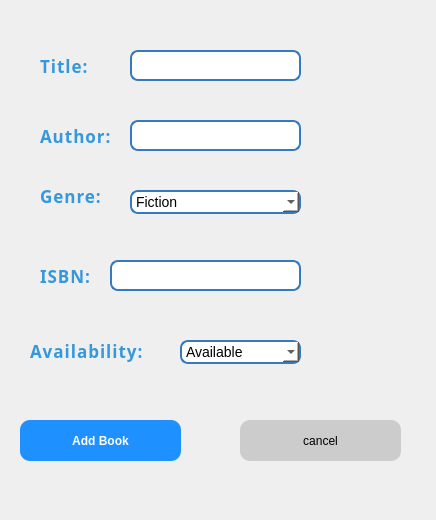
<?xml version="1.0" encoding="UTF-8"?>
<ui version="4.0">
 <class>AddBookPage</class>
 <widget class="QDialog" name="AddBookPage">
  <property name="geometry">
   <rect>
    <x>0</x>
    <y>0</y>
    <width>436</width>
    <height>520</height>
   </rect>
  </property>
  <property name="windowTitle">
   <string>Add Book</string>
  </property>
  <property name="windowIcon">
   <iconset resource="resources.qrc">
    <normaloff>:/new/login/.qtcreator/add.svg</normaloff>:/new/login/.qtcreator/add.svg</iconset>
  </property>
  <widget class="QLabel" name="Title">
   <property name="geometry">
    <rect>
     <x>40</x>
     <y>50</y>
     <width>61</width>
     <height>31</height>
    </rect>
   </property>
   <property name="font">
    <font>
     <family>Segoe Script</family>
     <pointsize>-1</pointsize>
     <bold>true</bold>
    </font>
   </property>
   <property name="styleSheet">
    <string notr="true">QLabel {
font-size: 17px;
    font-weight: bold;
    color: #3498DB;
    letter-spacing: 1px;
}
</string>
   </property>
   <property name="text">
    <string>Title:</string>
   </property>
  </widget>
  <widget class="QLineEdit" name="TitleInput">
   <property name="geometry">
    <rect>
     <x>130</x>
     <y>50</y>
     <width>171</width>
     <height>31</height>
    </rect>
   </property>
   <property name="styleSheet">
    <string notr="true">QLineEdit {
    border: 2px solid #357ABD;
    border-radius: 8px;
    padding: 6px;
    font-size: 14px;
    background: #ffffff;
}

QLineEdit:focus {
    border: 2px solid #1E90FF;
    background: #f2f9ff;
}
</string>
   </property>
  </widget>
  <widget class="QLineEdit" name="AuthorInput">
   <property name="geometry">
    <rect>
     <x>130</x>
     <y>120</y>
     <width>171</width>
     <height>31</height>
    </rect>
   </property>
   <property name="styleSheet">
    <string notr="true">QLineEdit {
    border: 2px solid #357ABD;
    border-radius: 8px;
    padding: 6px;
    font-size: 14px;
    background: #ffffff;
}

QLineEdit:focus {
    border: 2px solid #1E90FF;
    background: #f2f9ff;
}
</string>
   </property>
  </widget>
  <widget class="QLineEdit" name="ISBNInput">
   <property name="geometry">
    <rect>
     <x>110</x>
     <y>260</y>
     <width>191</width>
     <height>31</height>
    </rect>
   </property>
   <property name="styleSheet">
    <string notr="true">QLineEdit {
    border: 2px solid #357ABD;
    border-radius: 8px;
    padding: 6px;
    font-size: 14px;
    background: #ffffff;
}

QLineEdit:focus {
    border: 2px solid #1E90FF;
    background: #f2f9ff;
}
</string>
   </property>
  </widget>
  <widget class="QLabel" name="Author">
   <property name="geometry">
    <rect>
     <x>40</x>
     <y>120</y>
     <width>101</width>
     <height>31</height>
    </rect>
   </property>
   <property name="font">
    <font>
     <family>Segoe Script</family>
     <pointsize>-1</pointsize>
     <bold>true</bold>
    </font>
   </property>
   <property name="styleSheet">
    <string notr="true">QLabel {
font-size: 17px;
    font-weight: bold;
    color: #3498DB;
    letter-spacing: 1px;
}
</string>
   </property>
   <property name="text">
    <string>Author:</string>
   </property>
  </widget>
  <widget class="QLabel" name="Genre">
   <property name="geometry">
    <rect>
     <x>40</x>
     <y>180</y>
     <width>61</width>
     <height>31</height>
    </rect>
   </property>
   <property name="font">
    <font>
     <family>Segoe Script</family>
     <pointsize>-1</pointsize>
     <bold>true</bold>
    </font>
   </property>
   <property name="styleSheet">
    <string notr="true">QLabel {
font-size: 17px;
    font-weight: bold;
    color: #3498DB;
    letter-spacing: 1px;
}
</string>
   </property>
   <property name="text">
    <string>Genre:</string>
   </property>
  </widget>
  <widget class="QLabel" name="ISBN">
   <property name="geometry">
    <rect>
     <x>40</x>
     <y>260</y>
     <width>101</width>
     <height>31</height>
    </rect>
   </property>
   <property name="font">
    <font>
     <family>Segoe Script</family>
     <pointsize>-1</pointsize>
     <bold>true</bold>
    </font>
   </property>
   <property name="styleSheet">
    <string notr="true">QLabel {
font-size: 17px;
    font-weight: bold;
    color: #3498DB;
    letter-spacing: 1px;
}
</string>
   </property>
   <property name="text">
    <string>ISBN:</string>
   </property>
  </widget>
  <widget class="QLabel" name="ISBN_2">
   <property name="geometry">
    <rect>
     <x>30</x>
     <y>330</y>
     <width>161</width>
     <height>41</height>
    </rect>
   </property>
   <property name="font">
    <font>
     <family>Segoe Script</family>
     <pointsize>-1</pointsize>
     <bold>true</bold>
    </font>
   </property>
   <property name="styleSheet">
    <string notr="true">QLabel {
font-size: 17px;
    font-weight: bold;
    color: #3498DB;
    letter-spacing: 1px;
}
</string>
   </property>
   <property name="text">
    <string>Availability:</string>
   </property>
  </widget>
  <widget class="QComboBox" name="Generbox">
   <property name="geometry">
    <rect>
     <x>130</x>
     <y>190</y>
     <width>171</width>
     <height>24</height>
    </rect>
   </property>
   <property name="styleSheet">
    <string notr="true">QComboBox {
    border: 2px solid #357ABD;
    border-radius: 8px;
    padding: 4px;
    font-size: 14px;
    background: #ffffff;
}

QComboBox:hover {
    border: 2px solid #1E90FF;
}
</string>
   </property>
   <item>
    <property name="text">
     <string>Fiction</string>
    </property>
   </item>
   <item>
    <property name="text">
     <string>Non-Fiction</string>
    </property>
   </item>
   <item>
    <property name="text">
     <string>Novel</string>
    </property>
   </item>
   <item>
    <property name="text">
     <string>Science</string>
    </property>
   </item>
   <item>
    <property name="text">
     <string>Fantasy</string>
    </property>
   </item>
   <item>
    <property name="text">
     <string>Dystopian</string>
    </property>
   </item>
   <item>
    <property name="text">
     <string>Classic</string>
    </property>
   </item>
   <item>
    <property name="text">
     <string>Self Help</string>
    </property>
   </item>
   <item>
    <property name="text">
     <string>Finance</string>
    </property>
   </item>
   <item>
    <property name="text">
     <string>Other</string>
    </property>
   </item>
  </widget>
  <widget class="QComboBox" name="Avalibiltybox">
   <property name="geometry">
    <rect>
     <x>180</x>
     <y>340</y>
     <width>121</width>
     <height>24</height>
    </rect>
   </property>
   <property name="styleSheet">
    <string notr="true">QComboBox {
    border: 2px solid #357ABD;
    border-radius: 8px;
    padding: 4px;
    font-size: 14px;
    background: #ffffff;
}

QComboBox:hover {
    border: 2px solid #1E90FF;
}
</string>
   </property>
   <item>
    <property name="text">
     <string>Available</string>
    </property>
   </item>
   <item>
    <property name="text">
     <string>Borrowed</string>
    </property>
   </item>
  </widget>
  <widget class="QPushButton" name="AddBook">
   <property name="geometry">
    <rect>
     <x>20</x>
     <y>420</y>
     <width>161</width>
     <height>41</height>
    </rect>
   </property>
   <property name="cursor">
    <cursorShape>PointingHandCursor</cursorShape>
   </property>
   <property name="styleSheet">
    <string notr="true">QPushButton {
    background-color: #1E90FF;
    border-radius: 10px;
    padding: 8px 15px;
    color: white;
    font-weight: bold;
}

QPushButton:hover {
    background-color: #0F7AE5;
}
</string>
   </property>
   <property name="text">
    <string>Add Book</string>
   </property>
   <property name="iconSize">
    <size>
     <width>16</width>
     <height>16</height>
    </size>
   </property>
  </widget>
  <widget class="QPushButton" name="cancel">
   <property name="geometry">
    <rect>
     <x>240</x>
     <y>420</y>
     <width>161</width>
     <height>41</height>
    </rect>
   </property>
   <property name="cursor">
    <cursorShape>PointingHandCursor</cursorShape>
   </property>
   <property name="styleSheet">
    <string notr="true">QPushButton {
    background-color: #cccccc;
    border-radius: 10px;
    padding: 8px 15px;
    color: black;
}
</string>
   </property>
   <property name="text">
    <string>cancel</string>
   </property>
   <property name="iconSize">
    <size>
     <width>16</width>
     <height>16</height>
    </size>
   </property>
  </widget>
 </widget>
 <resources>
  <include location="resources.qrc"/>
 </resources>
 <connections/>
</ui>
